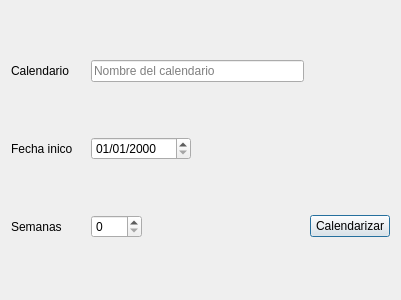
<?xml version="1.0" encoding="UTF-8"?>
<ui version="4.0">
 <class>CalendarizadorDialog</class>
 <widget class="QDialog" name="CalendarizadorDialog">
  <property name="geometry">
   <rect>
    <x>0</x>
    <y>0</y>
    <width>401</width>
    <height>300</height>
   </rect>
  </property>
  <property name="windowTitle">
   <string>Calendarizar</string>
  </property>
  <layout class="QGridLayout" name="gridLayout">
   <item row="1" column="4">
    <widget class="QDateEdit" name="fecha_in">
     <property name="maximumSize">
      <size>
       <width>100</width>
       <height>16777215</height>
      </size>
     </property>
     <property name="layoutDirection">
      <enum>Qt::LeftToRight</enum>
     </property>
     <property name="displayFormat">
      <string>dd/MM/yyyy</string>
     </property>
    </widget>
   </item>
   <item row="0" column="4">
    <widget class="QLineEdit" name="cal_in">
     <property name="placeholderText">
      <string>Nombre del calendario</string>
     </property>
    </widget>
   </item>
   <item row="0" column="0" colspan="3">
    <widget class="QLabel" name="cal_lab">
     <property name="sizePolicy">
      <sizepolicy hsizetype="Fixed" vsizetype="Preferred">
       <horstretch>0</horstretch>
       <verstretch>0</verstretch>
      </sizepolicy>
     </property>
     <property name="text">
      <string>Calendario</string>
     </property>
    </widget>
   </item>
   <item row="2" column="4">
    <widget class="QSpinBox" name="semanas_in">
     <property name="maximumSize">
      <size>
       <width>51</width>
       <height>16777215</height>
      </size>
     </property>
    </widget>
   </item>
   <item row="2" column="5">
    <widget class="QPushButton" name="btn_calendarizar">
     <property name="text">
      <string>Calendarizar</string>
     </property>
    </widget>
   </item>
   <item row="2" column="0">
    <widget class="QLabel" name="semana_lab">
     <property name="sizePolicy">
      <sizepolicy hsizetype="Fixed" vsizetype="Preferred">
       <horstretch>0</horstretch>
       <verstretch>0</verstretch>
      </sizepolicy>
     </property>
     <property name="text">
      <string>Semanas</string>
     </property>
    </widget>
   </item>
   <item row="1" column="0">
    <widget class="QLabel" name="fecha_lab">
     <property name="sizePolicy">
      <sizepolicy hsizetype="Fixed" vsizetype="Preferred">
       <horstretch>0</horstretch>
       <verstretch>0</verstretch>
      </sizepolicy>
     </property>
     <property name="text">
      <string>Fecha inico</string>
     </property>
    </widget>
   </item>
  </layout>
 </widget>
 <resources/>
 <connections/>
</ui>
